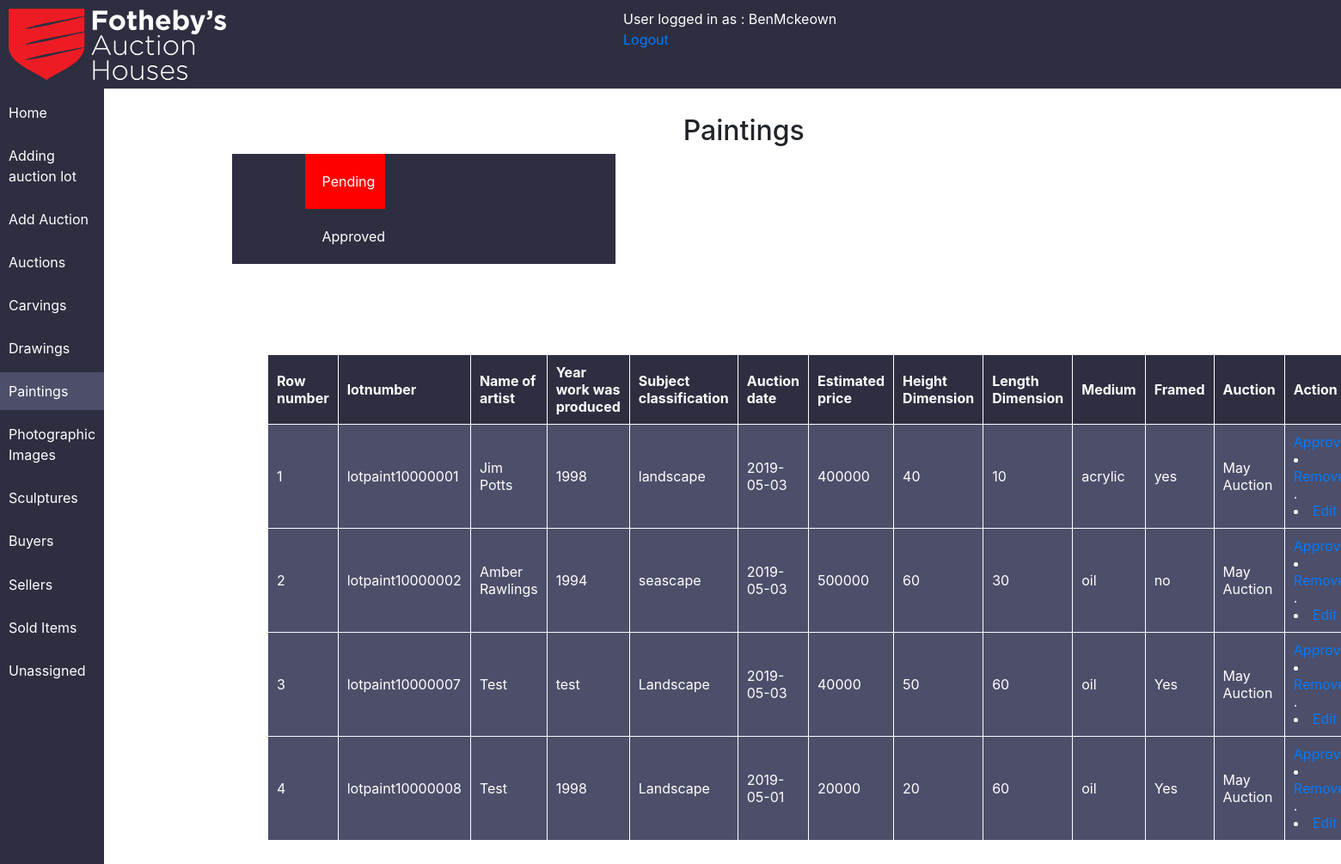
The app's page /default/public/admin/paintings.php (signed in) with its own data.
### tables this page shows
CREATE TABLE `Paintings` (
  `idPaintings` int(11) NOT NULL AUTO_INCREMENT,
  `lotnumber` varchar(45) NOT NULL DEFAULT 'lotpaint',
  `Name_of_artist` varchar(45) DEFAULT NULL,
  `year_work_produced` varchar(45) DEFAULT NULL,
  `subject_classification` varchar(45) DEFAULT NULL,
  `description` varchar(500) DEFAULT NULL,
  `auction_date` varchar(45) DEFAULT NULL,
  `estimated_price` varchar(45) DEFAULT NULL,
  `medium_used` varchar(45) DEFAULT NULL,
  `framed` varchar(45) DEFAULT NULL,
  `height_dimension` varchar(45) DEFAULT NULL,
  `length_dimension` varchar(45) DEFAULT NULL,
  `Auction` varchar(45) DEFAULT NULL,
  `status` varchar(45) DEFAULT NULL,
  `category` varchar(45) DEFAULT NULL,
  `sold_for` varchar(45) DEFAULT NULL,
  `commision_price` varchar(45) DEFAULT NULL,
  PRIMARY KEY (`idPaintings`,`lotnumber`)
);

### default/public/admin/paintings.php (the view, shortened to what this page needs)
<?php
if (isset($_SESSION['loggedin']) && $_SESSION['loggedin'] == true){
require '../headers/header.php';
 ?>
<h2>Paintings</h2>
<div class="buttons">
<ul class="buttons">
  <a href="paintings.php">
    <div class="active">
<li >
  Pending
</li>
</div>
</a>
<a href="approvedpaintings.php">
  <li>
    Approved
  </li>
</a>
</ul>
</div>
<div class="con">
  <div class="tableview">
<table id="tableid" width="100%">
  <tr>
    <th>Row number</th>
     <th>lotnumber</th>
     <th>Name of artist</th>
     <th>Year work was produced</th>
   <th>Subject classification</th>
     <th>Auction date</th>
      <th>Estimated price</th>
       <th>Height Dimension</th>
        <th>Length Dimension</th>
         <th>Medium</th>
          <th>Framed</th>
                <th>Auction</th>
          <th>
            Action
          </th>
<?php
require '../config.php';
$results = $pdo->query('SELECT * FROM Paintings WHERE status = "pending"');
$i=1;
foreach($results as $row){
echo  '<tr id="wrapper">'.
'<td> <a>'.$i.'</a></td>'.
      '<td> <a>'.$row['lotnumber'].$row['idPaintings'].'</a></td>'.
      '<td><a>'. $row['Name_of_artist'].'</a></td>'.
      '<td><a>'.$row['year_work_produced'] .'</a></td>'.
      '<td><a>'.$row['subject_classification'] .'</a></td>'.
      '<td><a>'.$row['auction_date'] .'</a></td>'.
      '<td><a>'.$row['estimated_price'] .'</a></td>'.
      '<td><a>'.$row['height_dimension'] .'</a></td>'.
      '<td><a>'.$row['length_dimension'] .'</a></td>'.
      '<td><a>'.$row['medium_used'] .'</a></td>'.
        '<td><a>'.$row['framed'] .'</a></td>'.
          '<td><a>'.$row['Auction'] .'</a></td>'.
        '<ul>'.
        '<li><td><a href="approvepainting.php?id='.$row['idPaintings'].'">Approve</a></li>'.
        '<li><a href="removepaintings.php?id='.$row['idPaintings'].'">Remove</a></li>.
<li><a href="viewpainting.php?id='.$row['idPaintings'].'">Edit</a>
        </td>
          </li>'.
          '</ul>
</tr>';
$i++;
}
}
else{
  header('location:../login.php');
}
?>
</table>
</div>
</div>

### default/public/style.css (style rules this page uses)
ul { list-style: none; }
.buttons { background-color: #2d2e40; width: 30%; margin-left: 10%; }
.buttons ul { color:white; list-style:none; }
.buttons a { color: white; }
.buttons li { padding:20px; }
html,body { height:100%; margin:0; }
body { width: 100%; height: 100%; }
.tableview2 table,th,td { color:white; border: 1px solid white; }
.tableview { width: 100%; padding: 30px; display: flex; justify-content: center; }
.tableview table,th,td { color:white; border: 1px solid white; }
.tableview th { background-color: #2d2e40; padding:10px; }
.tableview td { padding:10px; background-color: #4d4e69; }
.con { display: flex; justify-content: center; align-items: center; margin-top: 5%; }
h2 { margin-top: 2%; text-align: center; }
.active { background-color: red; }

### records on screen
paintings: lotnumber "lotpaint", idPaintings "10000001", Name_of_artist "Jim Potts", year_work_produced "1998", subject_classification "landscape", auction_date "2019-05-03", estimated_price "400000", height_dimension "40", length_dimension "10", medium_used "acrylic", framed "yes", Auction "May Auction"
paintings: lotnumber "lotpaint", idPaintings "10000002", Name_of_artist "Amber Rawlings", year_work_produced "1994", subject_classification "seascape", auction_date "2019-05-03", estimated_price "500000", height_dimension "60", length_dimension "30", medium_used "oil", framed "no", Auction "May Auction"
paintings: lotnumber "lotpaint", idPaintings "10000007", Name_of_artist "Test", year_work_produced "test", subject_classification "Landscape", auction_date "2019-05-03", estimated_price "40000", height_dimension "50", length_dimension "60", medium_used "oil", framed "Yes", Auction "May Auction"
paintings: lotnumber "lotpaint", idPaintings "10000008", Name_of_artist "Test", year_work_produced "1998", subject_classification "Landscape", auction_date "2019-05-01", estimated_price "20000", height_dimension "20", length_dimension "60", medium_used "oil", framed "Yes", Auction "May Auction"

### other values on screen
$_SESSION['username'] "BenMckeown"
